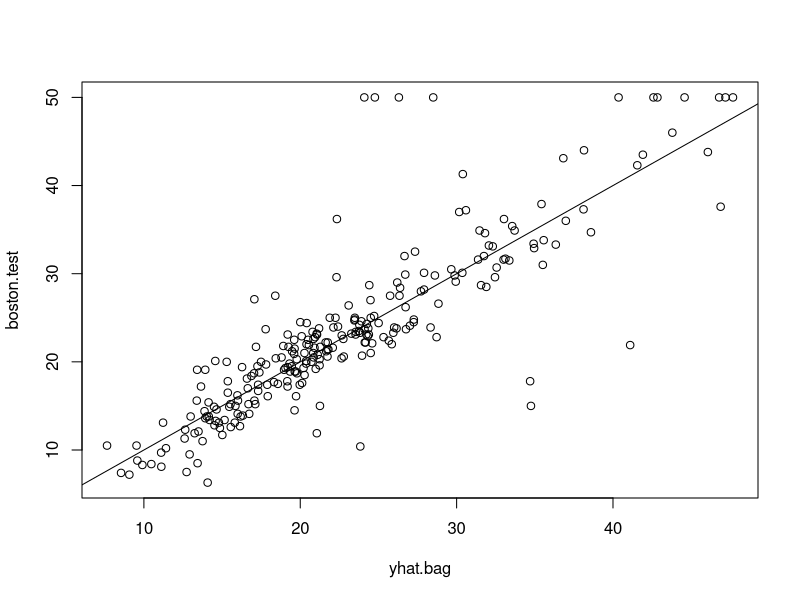
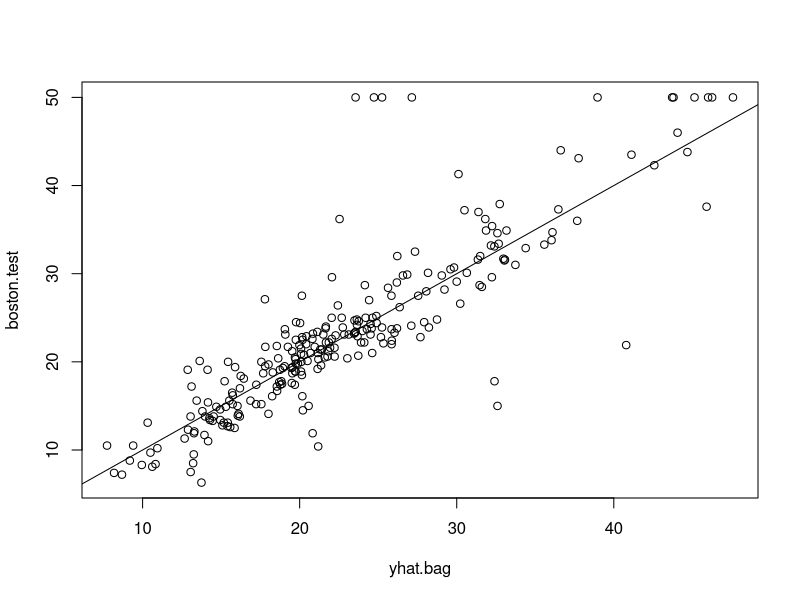
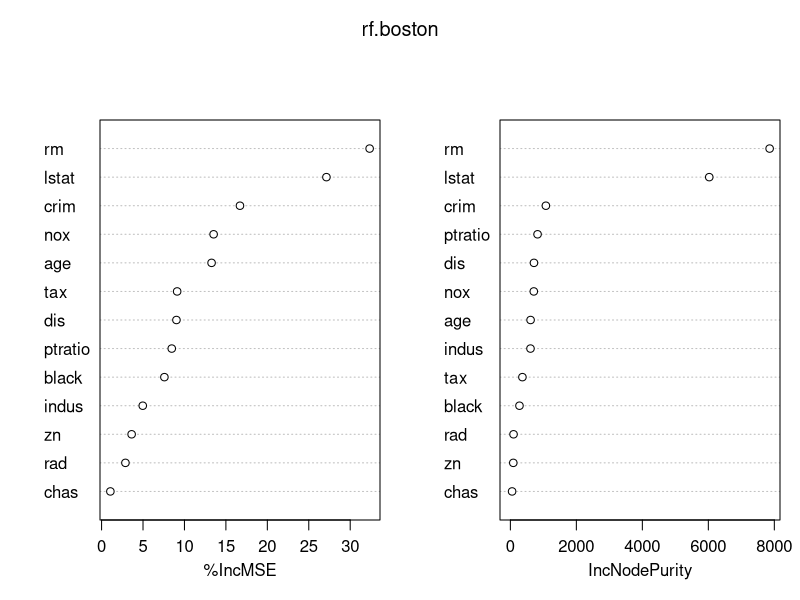

Reproduce these figures in R, in order.
############################################
## Team 9 Labs - Bagging & Random Forests ##
############################################
rm(list=ls())

#install.packages("randomForest")
#install.packages("MASS")

library (randomForest)
library(MASS)

set.seed (1)
train = sample(1:nrow(Boston), nrow(Boston)/2)
boston.test=Boston[-train,"medv"]

# The mtry=13 argument indicates that all 13 predictors should be considered
# for each split of the tree-in other words bagging should be done.
bag.boston = randomForest(medv~., data=Boston, subset=train, mtry=13, importance =TRUE)
# Inspect formula object
bag.boston

# Evaluate bagged model on test set
yhat.bag = predict(bag.boston, newdata=Boston[-train ,])
# Plot results
plot(yhat.bag, boston.test)
abline (0,1)

# Test set MSE associated with the bagged regression tree
mean((yhat.bag-boston.test)^2)

# change the number of trees grown by randomForest() using the ntree argument, 25 in this example
bag.boston = randomForest(medv~., data=Boston, subset=train, mtry=13, ntree=25)

# Evaluate bagged model of 25 trees on test set
yhat.bag = predict(bag.boston, newdata=Boston[-train ,])
# Plot results
plot(yhat.bag, boston.test)
abline (0,1)

# Test set MSE associated with the 25-tree bagged regression tree
mean((yhat.bag-boston.test)^2)

# Grow a random forest by using a smaller value of the mtry argument (6 in this example). 
# By default, randomForest() uses p/3 variables when building a random forest of regression trees, 
# and square root p variables when building a random forest of classification trees.
set.seed (1)

rf.boston = randomForest(medv~., data=Boston, subset=train , mtry=6, importance=TRUE)
# Inspect formula object
rf.boston

# Evaluate random forest model on test set
yhat.rf = predict (rf.boston, newdata=Boston[-train ,])
# MSE
mean((yhat.rf-boston.test)^2)

# View the importance of each variable
# The %IncMSE is based upon the mean decrease of accuracy in predictions on the out of bag samples
# when a given variable is excluded from the model. 
# The IncNodePurity is a measure of the total decrease in node impurity 
# that results from splits over that variable, averaged over all trees.
importance(rf.boston)

# Plots of importance 
varImpPlot(rf.boston)



